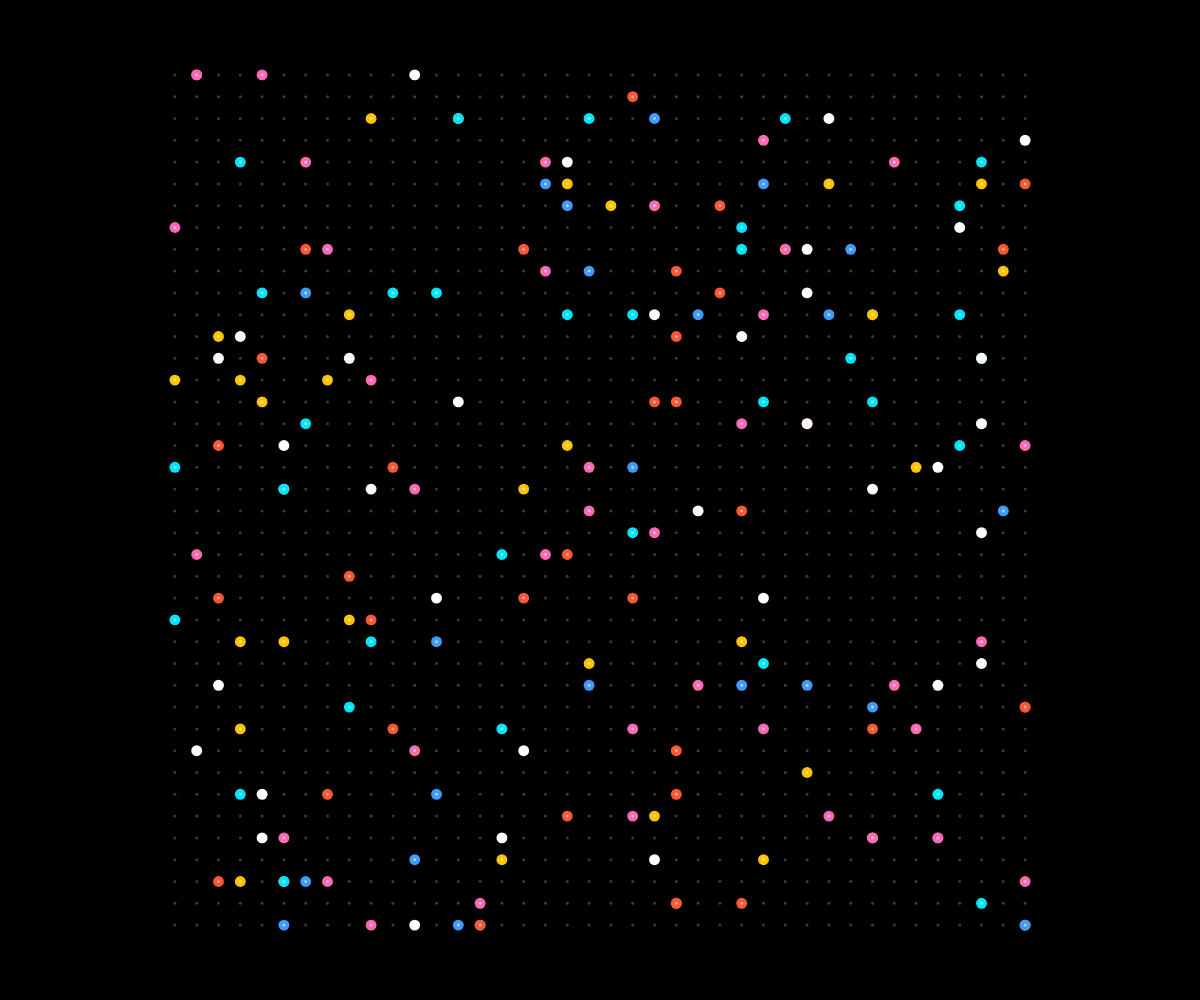
Frame 1 (no input)
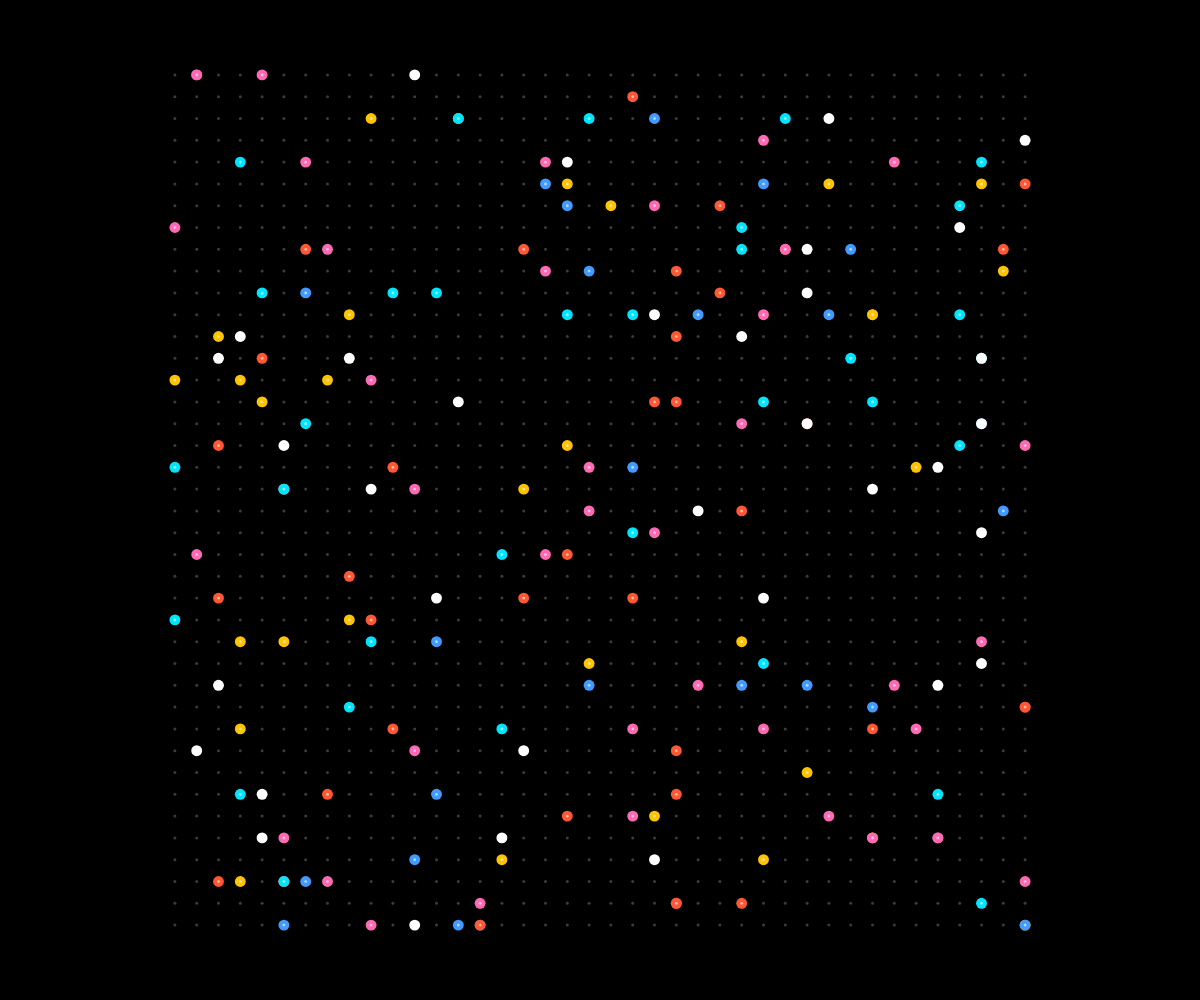
Frame 60 (no input)
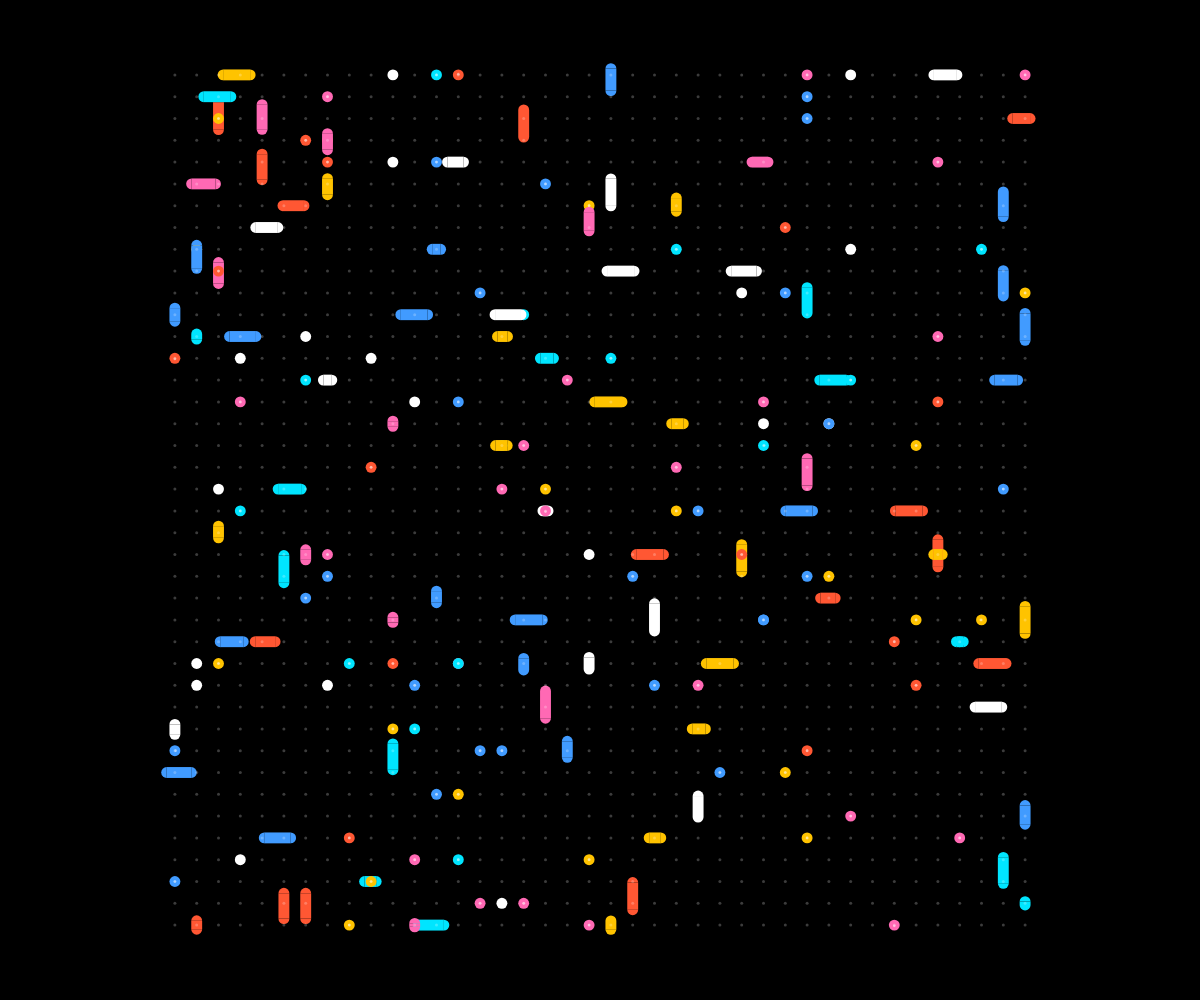
Frame 120 (the mouse pressed at the canvas centre since frame 60)

The p5.js sketch that drew these frames (run headless with seeded random() and noise() and a simulated clock; from frame 60 on, the mouse is pressed at the canvas centre):

// p5.js sketch
// ── sketch.js
let gridSize = 40;
let cellSize;
let pills = [];
let pillCount = 200;
let lerpAmount = 0.1;
let animationSpeed = 1.0;
let gridOpacity = 60;
let gridThickness = 3;
let stretchAmount = 2.5; // How much pills stretch during movement
let movementFrequency = 50; // 0-100: 0=only one at a time, 100=all moving
let overshoot = 0; // How much to overshoot the target (0 = no overshoot, 1 = lots of bounce)
let easingType = 'inOutCubic'; // 'inOutCubic', 'inOutQuad', 'inOutSine', 'linear'

const colors = [
  [255, 105, 180], // hot pink
  [65, 155, 255], // vibrant blue
  [255, 195, 0], // bright yellow
  [255, 255, 255], // white
  [255, 87, 51], // bright coral/orange
  [0, 229, 255], // cyan
];

function setup() {
  createCanvas(windowWidth, windowHeight);

  // Calculate composition size (with 4rem padding)
  let compositionSize = min(windowWidth, windowHeight - 128);
  cellSize = compositionSize / gridSize;

  // Generate pills
  for (let i = 0; i < pillCount; i++) {
    let pill = createRandomPill();
    pills.push(pill);
  }

  frameRate(60);
}

function windowResized() {
  resizeCanvas(windowWidth, windowHeight);
  let compositionSize = min(windowWidth, windowHeight - 128);
  cellSize = compositionSize / gridSize;
}

function regeneratePills() {
  pills = [];
  for (let i = 0; i < pillCount; i++) {
    let pill = createRandomPill();
    pills.push(pill);
  }
}

function draw() {
  background(0);

  // Center the composition
  push();
  translate(width/2, height/2);
  translate(-gridSize * cellSize / 2, -gridSize * cellSize / 2);

  // Update and draw pills FIRST (below grid)
  noStroke();

  // Count currently moving pills
  let movingCount = 0;
  for (let pill of pills) {
    if (pill.isMoving) movingCount++;
  }

  // Calculate max concurrent movements based on frequency
  let maxConcurrent = max(1, floor(pills.length * (movementFrequency / 100)));

  for (let pill of pills) {
    // Update target position periodically
    if (frameCount % pill.moveInterval === 0 && !pill.isMoving) {
      // Only start moving if we haven't reached the concurrent limit
      if (movingCount < maxConcurrent) {
        // Start moving to a new location
        pill.isMoving = true;
        pill.moveProgress = 0;
        pill.startX = pill.targetX;
        pill.startY = pill.targetY;
        movingCount++;
      }

      // Choose random new target
      let direction = floor(random(4));
      let distance = floor(random(1, 6));

      switch(direction) {
        case 0: pill.newTargetX = pill.targetX + distance; pill.newTargetY = pill.targetY; break; // right
        case 1: pill.newTargetX = pill.targetX - distance; pill.newTargetY = pill.targetY; break; // left
        case 2: pill.newTargetX = pill.targetX; pill.newTargetY = pill.targetY + distance; break; // down
        case 3: pill.newTargetX = pill.targetX; pill.newTargetY = pill.targetY - distance; break; // up
      }

      // Allow pills to move to any edge
      pill.newTargetX = constrain(pill.newTargetX, 0, gridSize - 1);
      pill.newTargetY = constrain(pill.newTargetY, 0, gridSize - 1);
    }

    // Handle movement animation
    if (pill.isMoving) {
      pill.moveProgress += 0.02 * animationSpeed;

      if (pill.moveProgress >= 1) {
        pill.moveProgress = 1;
        pill.isMoving = false;
        pill.targetX = pill.newTargetX;
        pill.targetY = pill.newTargetY;
        pill.currentX = pill.targetX;
        pill.currentY = pill.targetY;
      } else {
        // Smooth easing
        let eased = applyEasing(pill.moveProgress, easingType);
        pill.currentX = lerp(pill.startX, pill.newTargetX, eased);
        pill.currentY = lerp(pill.startY, pill.newTargetY, eased);
      }
    }

    let px = pill.currentX * cellSize + cellSize/2;
    let py = pill.currentY * cellSize + cellSize/2;
    let pillSize = cellSize * 0.5;

    push();
    translate(px, py);

    if (pill.isMoving) {
      // Calculate stretch based on movement
      let stretch = 1 + sin(pill.moveProgress * PI) * stretchAmount;
      let isHorizontal = abs(pill.startX - pill.newTargetX) > abs(pill.startY - pill.newTargetY);

      // Calculate direction of movement for highlight positioning
      let dx = pill.newTargetX - pill.startX;
      let dy = pill.newTargetY - pill.startY;
      let angle = atan2(dy, dx);

      // Smoothly transition highlight from leading edge to center as stretch decreases
      let transitionProgress = 1;
      if (stretch < 1.5) {
        // When stretch is between 1.3 and 1.0, transition from edge to center
        transitionProgress = map(stretch, 1, 1.5, 0, 1);
      }

      let highlightDist = pillSize * 0.2 * transitionProgress;
      let highlightX = cos(angle) * highlightDist;
      let highlightY = sin(angle) * highlightDist;

      if (stretch > 1.3) {
        // Draw as stretched pill during movement (no inner highlight)
        fill(pill.color);
        if (isHorizontal) {
          drawPill(pillSize * stretch, pillSize, null, pill.color, highlightX, 0);
        } else {
          rotate(HALF_PI);
          drawPill(pillSize * stretch, pillSize, null, pill.color, highlightY, 0);
        }
      } else {
        // Draw as circle when barely moving
        fill(pill.color);
        ellipse(0, 0, pillSize);

        // Add highlight smoothly transitioning to center
        fill(255, 255, 255, 120);
        ellipse(highlightX, highlightY, pillSize * 0.25);
      }
    } else {
      // Draw as circle when stationary - centered highlight
      fill(pill.color);
      ellipse(0, 0, pillSize);

      // Add centered highlight
      fill(255, 255, 255, 120);
      ellipse(0, 0, pillSize * 0.25);
    }

    pop();
  }

  // Draw grid dots LAST (on top of pills)
  stroke(255, 255, 255, gridOpacity);
  strokeWeight(gridThickness);
  for (let i = 0; i < gridSize; i++) {
    for (let j = 0; j < gridSize; j++) {
      point(i * cellSize + cellSize/2, j * cellSize + cellSize/2);
    }
  }

  pop(); // End centering
}

function drawPill(w, h, gradient, baseColor, highlightX = 0, highlightY = 0) {
  if (gradient) {
    // Draw gradient pill
    let col1 = gradient[0];
    let col2 = gradient[1];

    // Left half
    fill(col1);
    arc(-w/4, 0, h, h, HALF_PI, PI + HALF_PI);
    rect(-w/4, -h/2, w/2, h);

    // Right half
    fill(col2);
    arc(w/4, 0, h, h, -HALF_PI, HALF_PI);
    rect(0, -h/2, w/2, h);

    // Highlights on gradient pills
    fill(255, 255, 255, 100);
    ellipse(-w/4, 0, h * 0.3);
    ellipse(w/4, 0, h * 0.3);
  } else {
    // Solid pill
    fill(baseColor);
    arc(-w/2 + h/2, 0, h, h, HALF_PI, PI + HALF_PI);
    arc(w/2 - h/2, 0, h, h, -HALF_PI, HALF_PI);
    rectMode(CENTER);
    rect(0, 0, w - h, h);
    rectMode(CORNER);
  }
}

function createRandomPill() {
  let startX = floor(random(gridSize));
  let startY = floor(random(gridSize));

  let pill = {
    targetX: startX,
    targetY: startY,
    currentX: startX,
    currentY: startY,
    startX: startX,
    startY: startY,
    newTargetX: startX,
    newTargetY: startY,
    color: random(colors),
    moveInterval: floor(random(60, 150)),
    isMoving: false,
    moveProgress: 0
  };

  return pill;
}

function applyEasing(t, type) {
  let eased;

  switch(type) {
    case 'linear':
      eased = t;
      break;
    case 'inOutQuad':
      eased = t < 0.5 ? 2 * t * t : 1 - pow(-2 * t + 2, 2) / 2;
      break;
    case 'inOutCubic':
      eased = t < 0.5 ? 4 * t * t * t : 1 - pow(-2 * t + 2, 3) / 2;
      break;
    case 'inOutSine':
      eased = -(cos(PI * t) - 1) / 2;
      break;
    default:
      eased = t;
  }

  // Apply overshoot/elastic effect if enabled
  if (overshoot > 0) {
    // Elastic overshoot effect
    let c4 = (2 * PI) / 3;
    if (t === 0 || t === 1) {
      return eased;
    }
    // Apply elastic effect at the end
    if (t > 0.5) {
      let elasticPart = pow(2, -10 * (t - 0.5) * 2) * sin(((t - 0.5) * 2 - 0.75) * c4) * overshoot * 0.5;
      return eased + elasticPart;
    }
  }

  return eased;
}

function mousePressed() {
  regeneratePills();
}
